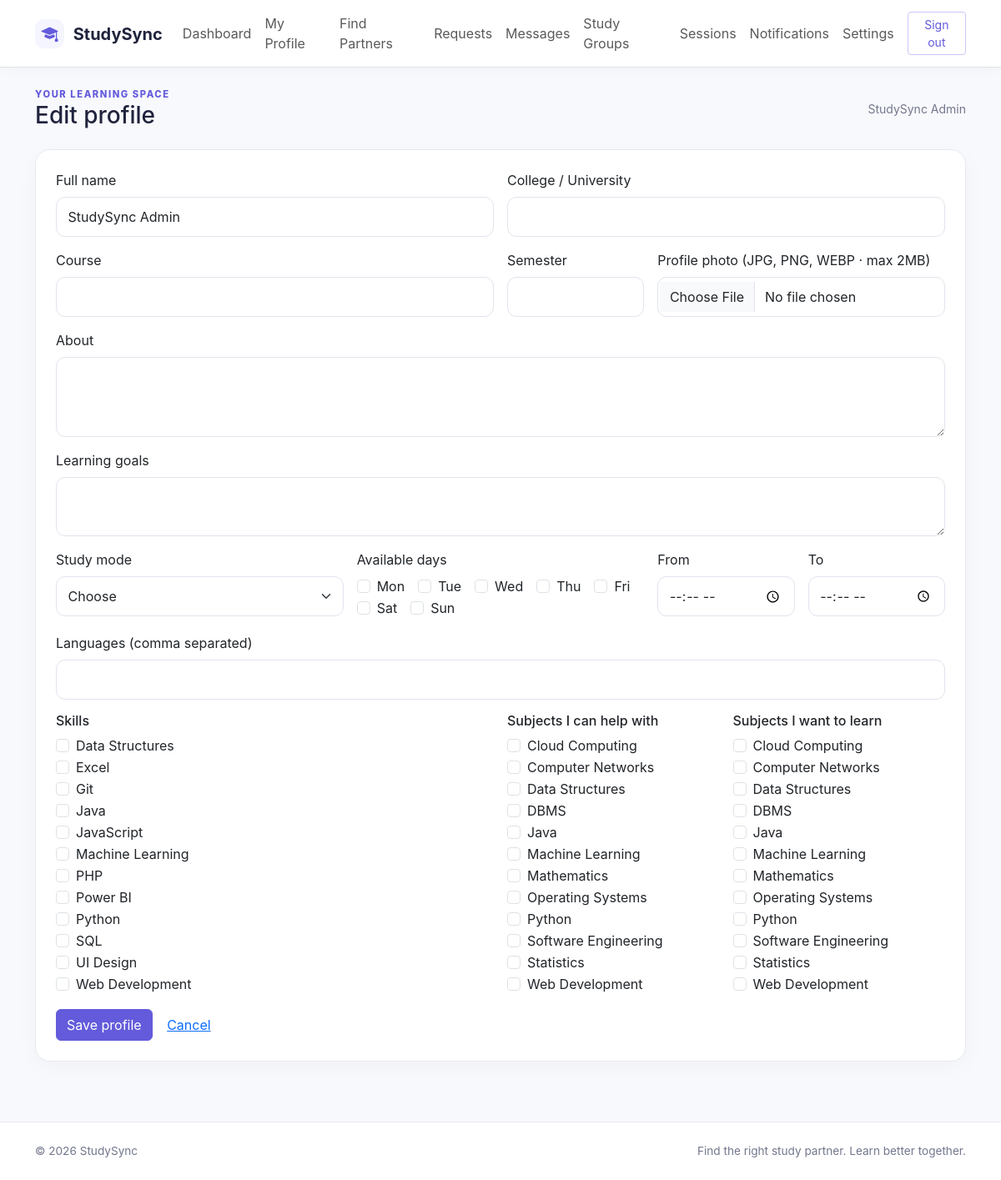
The app's page /student/edit-profile.php (signed in) with its own data.
### tables this page shows
CREATE TABLE users(id BIGINT UNSIGNED AUTO_INCREMENT PRIMARY KEY,name VARCHAR(120) NOT NULL,email VARCHAR(190) NOT NULL UNIQUE,password VARCHAR(255) NOT NULL,role ENUM('student','admin') NOT NULL DEFAULT 'student',status ENUM('active','inactive') NOT NULL DEFAULT 'active',created_at TIMESTAMP NOT NULL DEFAULT CURRENT_TIMESTAMP,updated_at TIMESTAMP NOT NULL DEFAULT CURRENT_TIMESTAMP ON UPDATE CURRENT_TIMESTAMP,INDEX(role,status));

CREATE TABLE skills(id INT UNSIGNED AUTO_INCREMENT PRIMARY KEY,name VARCHAR(100) NOT NULL UNIQUE,active TINYINT(1) NOT NULL DEFAULT 1);

CREATE TABLE subjects(id INT UNSIGNED AUTO_INCREMENT PRIMARY KEY,name VARCHAR(100) NOT NULL UNIQUE,active TINYINT(1) NOT NULL DEFAULT 1);

### config/database.php (called while the page is built, shortened)
<?php
function db(): PDO {
    static $pdo;
    if (!$pdo) {
        $pdo = new PDO('mysql:host='.DB_HOST.';dbname='.DB_NAME.';charset=utf8mb4', DB_USER, DB_PASS, [PDO::ATTR_ERRMODE=>PDO::ERRMODE_EXCEPTION, PDO::ATTR_DEFAULT_FETCH_MODE=>PDO::FETCH_ASSOC, PDO::ATTR_EMULATE_PREPARES=>false]);
    }
    return $pdo;
}

### student/edit-profile.php (the view)
<?php require_once __DIR__.'/../includes/functions.php';$u=require_login();$id=(int)$u['id'];$q=db()->prepare('SELECT * FROM student_profiles WHERE user_id=?');$q->execute([$id]);$p=$q->fetch();$skills=db()->query('SELECT * FROM skills WHERE active=1 ORDER BY name')->fetchAll();$subjects=db()->query('SELECT * FROM subjects WHERE active=1 ORDER BY name')->fetchAll();$us=db()->prepare('SELECT skill_id FROM user_skills WHERE user_id=?');$us->execute([$id]);$selectedSkills=array_column($us->fetchAll(),'skill_id');$us=db()->prepare('SELECT subject_id,intent FROM user_subjects WHERE user_id=?');$us->execute([$id]);$selectedSubjects=[];foreach($us as $x)$selectedSubjects[$x['intent']][]=$x['subject_id'];page_start('Edit profile'); ?><div class="card"><div class="card-body p-4"><form method="post" action="../actions/profile.php" enctype="multipart/form-data"><input type="hidden" name="csrf" value="<?= e(csrf()) ?>"><div class="row g-3"><div class="col-md-6"><label class="form-label">Full name</label><input class="form-control" name="name" value="<?= e($u['name']) ?>" required></div><div class="col-md-6"><label class="form-label">College / University</label><input class="form-control" name="college" value="<?= e($p['college']) ?>" required></div><div class="col-md-6"><label class="form-label">Course</label><input class="form-control" name="course" value="<?= e($p['course']) ?>" required></div><div class="col-md-2"><label class="form-label">Semester</label><input class="form-control" type="number" min="1" max="12" name="semester" value="<?= e($p['semester']) ?>"></div><div class="col-md-4"><label class="form-label">Profile photo (JPG, PNG, WEBP · max 2MB)</label><input class="form-control" type="file" name="avatar" accept="image/jpeg,image/png,image/webp"></div><div class="col-12"><label class="form-label">About</label><textarea class="form-control" name="about" rows="3"><?= e($p['about']) ?></textarea></div><div class="col-12"><label class="form-label">Learning goals</label><textarea class="form-control" name="learning_goals" rows="2"><?= e($p['learning_goals']) ?></textarea></div><div class="col-md-4"><label class="form-label">Study mode</label><select class="form-select" name="study_mode"><option value="">Choose</option><?php foreach(['Online','Offline','Both'] as $x): ?><option <?= $p['study_mode']===$x?'selected':'' ?>><?= $x ?></option><?php endforeach ?></select></div><div class="col-md-4"><label class="form-label">Available days</label><div><?php foreach(['Mon','Tue','Wed','Thu','Fri','Sat','Sun'] as $d): ?><label class="form-check form-check-inline"><input class="form-check-input" type="checkbox" name="days[]" value="<?= $d ?>" <?= in_array($d,explode(',',$p['availability_days']??''))?'checked':'' ?>><span class="form-check-label"><?= $d ?></span></label><?php endforeach ?></div></div><div class="col-md-2"><label class="form-label">From</label><input class="form-control" type="time" name="start_time" value="<?= e($p['start_time']) ?>"></div><div class="col-md-2"><label class="form-label">To</label><input class="form-control" type="time" name="end_time" value="<?= e($p['end_time']) ?>"></div><div class="col-12"><label class="form-label">Languages (comma separated)</label><input class="form-control" name="languages" value="<?= e($p['languages']) ?>"></div><div class="col-md-6"><h2 class="h6">Skills</h2><?php foreach($skills as $s): ?><label class="form-check"><input class="form-check-input" type="checkbox" name="skills[]" value="<?= $s['id'] ?>" <?= in_array($s['id'],$selectedSkills)?'checked':'' ?>><span class="form-check-label"><?= e($s['name']) ?></span></label><?php endforeach ?></div><?php foreach(['help'=>'Subjects I can help with','want'=>'Subjects I want to learn'] as $intent=>$title): ?><div class="col-md-3"><h2 class="h6"><?= e($title) ?></h2><?php foreach($subjects as $s): ?><label class="form-check"><input class="form-check-input" type="checkbox" name="subjects[<?= $intent ?>][]" value="<?= $s['id'] ?>" <?= in_array($s['id'],$selectedSubjects[$intent]??[])?'checked':'' ?>><span class="form-check-label"><?= e($s['name']) ?></span></label><?php endforeach ?></div><?php endforeach ?><div class="col-12"><button class="btn btn-primary">Save profile</button> <a class="btn btn-link" href="profile.php">Cancel</a></div></div></form></div></div><?php page_end(); ?>

### includes/functions.php (shortened to what this page needs)
<?php
require_once __DIR__.'/../config/database.php';
function e($v): string { return htmlspecialchars((string)$v, ENT_QUOTES|ENT_SUBSTITUTE, 'UTF-8'); }
function current_user(): ?array { if(empty($_SESSION['uid'])) return null; $q=db()->prepare('SELECT u.id,u.name,u.email,u.role,u.status,p.college,p.course,p.semester,p.avatar FROM users u LEFT JOIN student_profiles p ON p.user_id=u.id WHERE u.id=?'); $q->execute([$_SESSION['uid']]); return $q->fetch() ?: null; }
function page_start(string $title,bool $admin=false): void { $u=current_user(); $flash=$_SESSION['flash']??null;unset($_SESSION['flash']); echo '<!doctype html><html lang="en"><head><meta charset="utf-8"><meta name="viewport" content="width=device-width, initial-scale=1"><title>'.e($title).' · StudySync</title><link href="https://cdn.jsdelivr.net/npm/bootstrap@5.3.3/dist/css/bootstrap.min.css" rel="stylesheet"><link href="https://cdn.jsdelivr.net/npm/bootstrap-icons@1.11.3/font/bootstrap-icons.min.css" rel="stylesheet"><link href="'.(str_contains($_SERVER['PHP_SELF'],'/student/')||str_contains($_SERVER['PHP_SELF'],'/admin/')?'../':'').'assets/css/style.css" rel="stylesheet"></head><body><nav class="navbar navbar-expand-lg bg-white border-bottom sticky-top"><div class="container"><a class="navbar-brand fw-bold" href="'.(str_contains($_SERVER['PHP_SELF'],'/student/')?'dashboard.php':'index.php').'"><span class="brand-icon"><i class="bi bi-mortarboard-fill"></i></span> StudySync</a><button class="navbar-toggler" data-bs-toggle="collapse" data-bs-target="#nav"><span class="navbar-toggler-icon"></span></button><div id="nav" class="collapse navbar-collapse"><div class="navbar-nav ms-auto align-items-lg-center">'; if($u){$base=$admin?'../admin/':'../student/';$items=$admin?['Dashboard'=>'dashboard.php','Students'=>'students.php','Subjects'=>'catalog.php?type=subject','Skills'=>'catalog.php?type=skill','Groups'=>'groups.php','Reports'=>'reports.php','Feedback'=>'feedback.php']:['Dashboard'=>'dashboard.php','My Profile'=>'profile.php','Find Partners'=>'find-partners.php','Requests'=>'requests.php','Messages'=>'messages.php','Study Groups'=>'groups.php','Sessions'=>'sessions.php','Notifications'=>'notifications.php','Settings'=>'settings.php']; foreach($items as $n=>$url)echo '<a class="nav-link" href="'.$base.$url.'">'.e($n).'</a>';echo '<a class="btn btn-sm btn-outline-primary ms-lg-2" href="'.($admin?'../':'').'logout.php">Sign out</a>'; } else echo '<a class="nav-link" href="'.(str_contains($_SERVER['PHP_SELF'],'about.php')?'../':'').'index.php#how">How it works</a><a class="nav-link" href="'.(str_contains($_SERVER['PHP_SELF'],'about.php')?'about.php':'about.php').'"><span>About</span></a><a class="nav-link" href="'.(str_contains($_SERVER['PHP_SELF'],'about.php')?'../':'').'login.php">Login</a><a class="btn btn-primary ms-lg-2" href="'.(str_contains($_SERVER['PHP_SELF'],'about.php')?'../':'').'register.php">Get started</a>';echo '</div></div></div></nav><main class="container py-4">';if($flash)echo '<div class="alert alert-'.e($flash[0]).' alert-dismissible">'.e($flash[1]).'<button class="btn-close" data-bs-dismiss="alert"></button></div>'; if($u)echo '<div class="d-flex align-items-center justify-content-between mb-4"><div><div class="eyebrow">'.($admin?'ADMIN CONSOLE':'YOUR LEARNING SPACE').'</div><h1 class="h3 mb-0">'.e($title).'</h1></div><div class="small text-secondary">'.e($u['name']).'</div></div>'; }
function page_end(): void { echo '</main><footer class="footer py-4 mt-5"><div class="container d-flex justify-content-between"><span>© '.date('Y').' StudySync</span><span>Find the right study partner. Learn better together.</span></div></footer><script src="https://cdn.jsdelivr.net/npm/bootstrap@5.3.3/dist/js/bootstrap.bundle.min.js"></script><script src="'.(str_contains($_SERVER['PHP_SELF'],'/student/')||str_contains($_SERVER['PHP_SELF'],'/admin/')?'../':'').'assets/js/main.js"></script></body></html>'; }

### assets/css/style.css (style rules this page uses)
:root { --ink:#20233d;--muted:#73778d;--primary:#635bdb;--soft:#f5f5ff;--line:#e8e9f2 }
* { box-sizing:border-box }
body { background:#f8f9fc;color:var(--ink);font-family:Inter,ui-sans-serif,system-ui,-apple-system,"Segoe UI",sans-serif }
.navbar { box-shadow:0 2px 16px #20233d08 }
.navbar-brand { color:var(--ink) }
.brand-icon { display:inline-grid;place-items:center;background:var(--soft);color:var(--primary);width:35px;height:35px;border-radius:11px;margin-right:6px }
.btn-primary { background:var(--primary);border-color:var(--primary) }
.btn-outline-primary { color:var(--primary);border-color:#c9c7f6 }
.card,.panel { border:1px solid var(--line);border-radius:18px;box-shadow:0 8px 28px #20233d08;background:#fff }
.card { overflow:hidden }
.card-body { padding:1.35rem }
.eyebrow { font-size:.7rem;letter-spacing:.14em;color:var(--primary);font-weight:800 }
.text-secondary { color:var(--muted)!important }
.footer { background:#fff;border-top:1px solid var(--line);color:var(--muted);font-size:.85rem }
.form-control,.form-select { border-color:#e2e3ed;border-radius:11px;padding:.68rem .85rem }

### records on screen
users: name "StudySync Admin"
skills: name "Data Structures"
skills: name "Excel"
skills: name "Git"
skills: name "Java"
skills: name "JavaScript"
skills: name "Machine Learning"
skills: name "PHP"
skills: name "Power BI"
skills: name "Python"
skills: name "SQL"
skills: name "UI Design"
skills: name "Web Development"
subjects: name "Cloud Computing"
subjects: name "Computer Networks"
subjects: name "Data Structures"
subjects: name "DBMS"
subjects: name "Java"
subjects: name "Machine Learning"
subjects: name "Mathematics"
subjects: name "Operating Systems"
subjects: name "Python"
subjects: name "Software Engineering"
subjects: name "Statistics"

### other values on screen
$n "Dashboard"
$n "My Profile"
$n "Find Partners"
$n "Requests"
$n "Messages"
$n "Study Groups"
$n "Sessions"
$n "Notifications"
$n "Settings"
$title "Edit profile"
$d "Mon"
$d "Tue"
$d "Wed"
$d "Thu"
$d "Fri"
